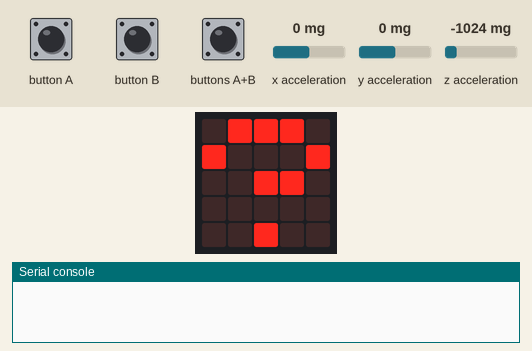
Simulated run of this program. Board: BBC micro:bit running MicroPython. Parts: the board's 5×5 LED display, the last lines printed to the serial console. Inputs (shaded band) come from the test bench; at power-on: x acceleration 0 mg, y acceleration 0 mg, z acceleration -1024 mg. Files the program writes start out absent; no radio messages arrive unless stated (any console line starting 'radio sent:' is added by the test bench).

Above: at 5.0 s.
5.1 s: buttons A+B pressed for 0.15 s
At 5.2 s:
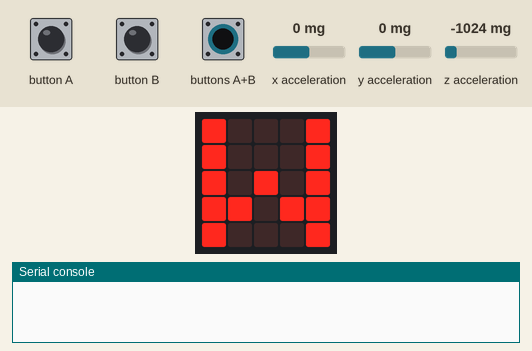
At 6.0 s:
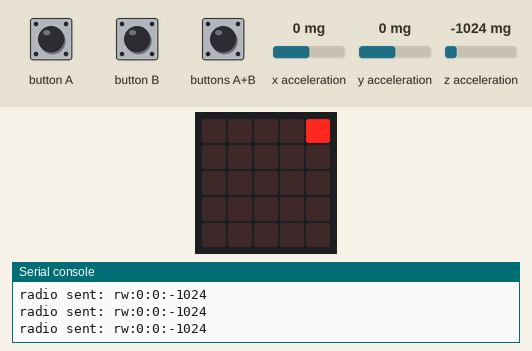
Timing chart, 0 to 8.1 s (numbered marks = the images above; inputs shaded):
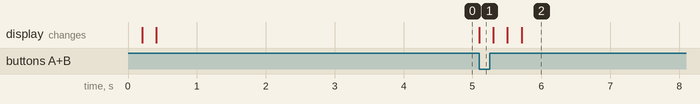

Measured:
- after the input at 5.1 s, the display: changes at once (image 1)

The program:

ddr_sensor.py
```python
from microbit import *
import music
import os
import radio

mode = None

if 'config' in os.listdir():
  f = open('config', 'rt')
  mode = f.read().strip()
  f.close()

if not mode or mode not in ('rw', 'rs', 'lw', 'ls',) or (button_a.is_pressed() and button_b.is_pressed()):
  mode = ''
  display.show('LR?', delay=200)
  while True:
    if button_a.was_pressed():
        mode += 'l'
        break
    if button_b.was_pressed():
        mode += 'r'
        break
  display.show('WS?', delay=200)
  while True:
    if button_a.was_pressed():
        mode += 'w'
        break
    if button_b.was_pressed():
        mode += 's'
        break
  f = open('config', 'wt')
  f.write(mode)
  f.close()

display.clear()
if mode == 'lw':
    display.set_pixel(0, 0, 9)
if mode == 'ls':
    display.set_pixel(0, 4, 9)
if mode == 'rw':
    display.set_pixel(4, 0, 9)
if mode == 'rs':
    display.set_pixel(4, 4, 9)

radio.config(channel=22)
radio.on()

while True:
    radio.send('{}:{}:{}:{}'.format(mode, accelerometer.get_x(), accelerometer.get_y(), accelerometer.get_z()))
    try:
        m = radio.receive()
    except:
        radio.off()
        radio.on()
        m = None
    if m:
        m = m.split(':')
        if m[0] == mode:
            if m[1] == 'ding':
                music.play(music.BA_DING, wait=False)
            if m[1] == 'beep':
                music.pitch(440, 200, wait=False)
    sleep(100)
```
